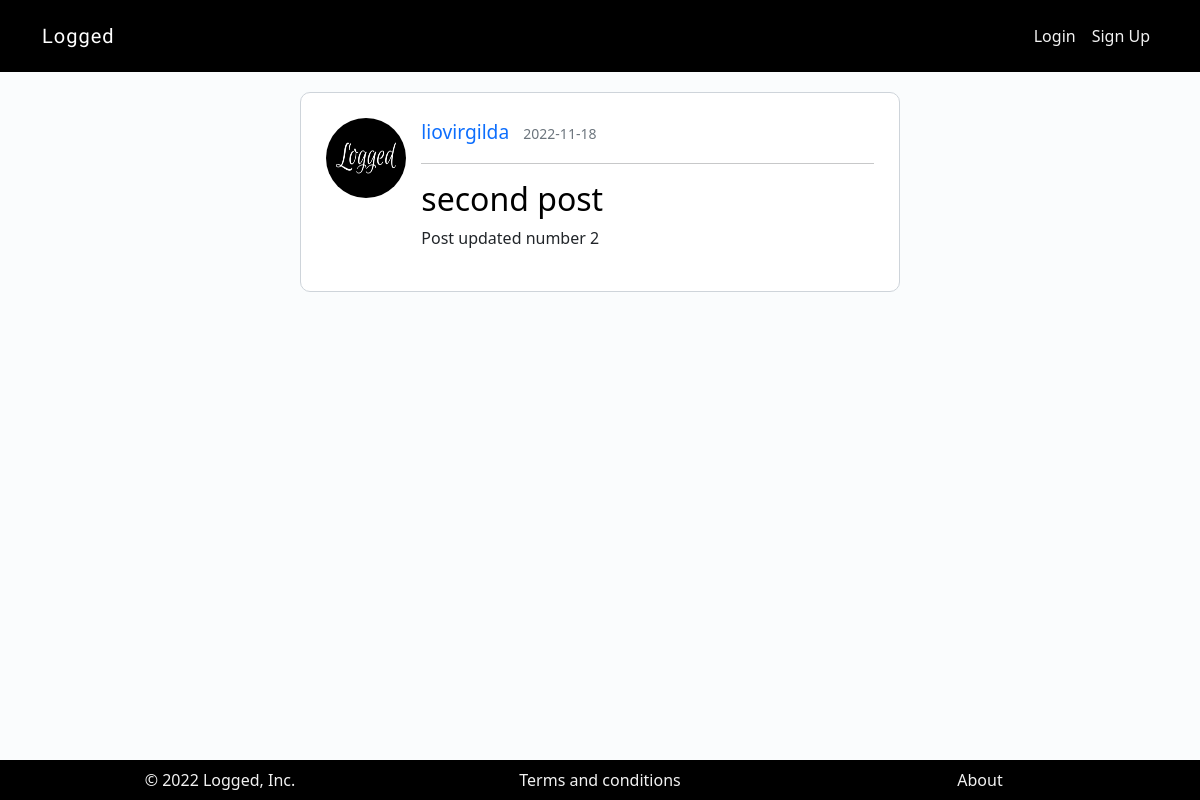
/post/1, run on an earlier commit of the app's database.
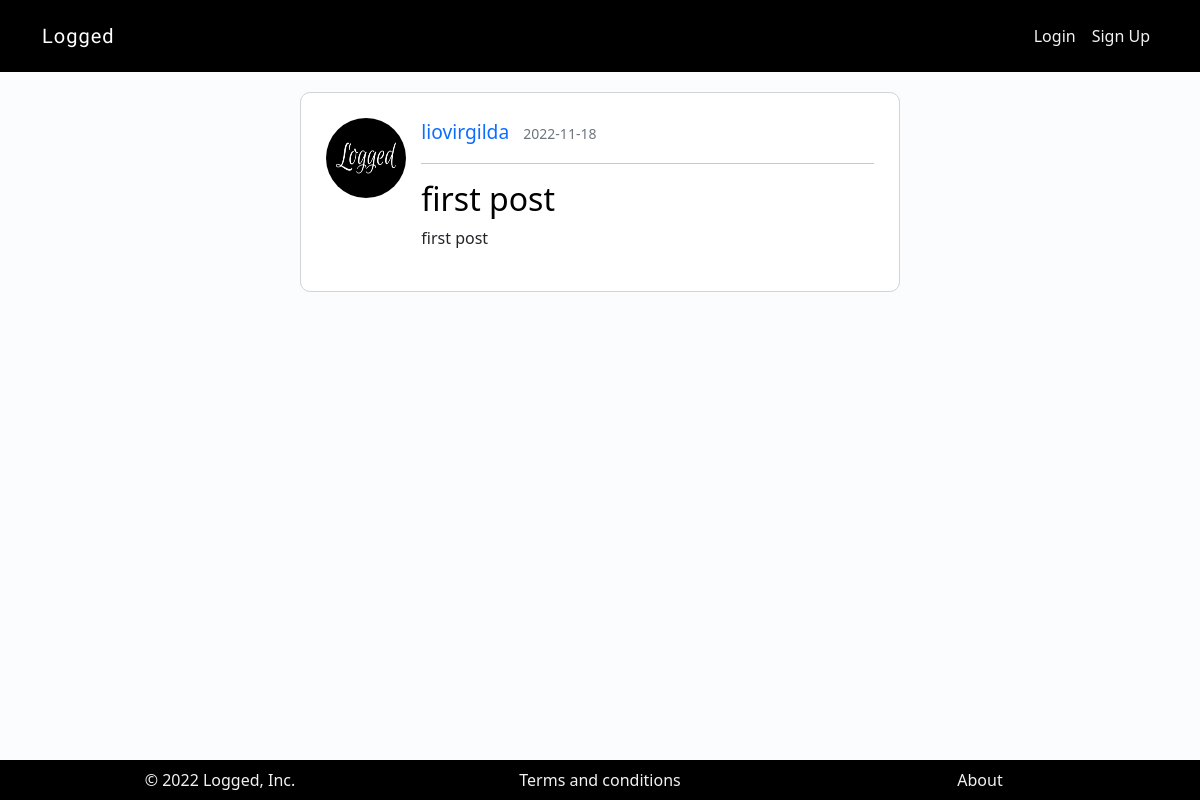
And on a later commit of the database.
### blogapp/models.py (models this page shows, shortened)
class User(db.Model):
    id = db.Column(db.Integer, primary_key=True)
    name = db.Column(db.String, nullable=False)
    username = db.Column(db.String, unique=True, nullable=False)
    email = db.Column(db.String, unique=True, nullable=False)
    password = db.Column(db.String(40), nullable=False)
    profile_picture = db.Column(db.String, nullable=False, default="default.jpeg")
    summary = db.Column(db.String)
    posts = db.relationship("Post", backref="author", lazy=True)

class Post(db.Model):
    id = db.Column(db.Integer, primary_key=True)
    title = db.Column(db.String(100), nullable=False)
    postedOn = db.Column(db.DateTime, nullable=False, default=datetime.utcnow)
    text = db.Column(db.Text, nullable=False)
    user_id = db.Column(db.Integer, db.ForeignKey("user.id"), nullable=False)

### blogapp/routes.py (the view)
@app.route("/post/<int:id>")
def singlepost(id):
    post = db.session.execute(db.select(Post).where(
            Post.id == id)).scalar()
    return render_template("post.html", post = post)

### blogapp/templates/post.html (shortened to what this page needs)
{% extends 'layout.html' %}
{% block content %}
<div class="container posts">
    <div class="row">
        <div class="col-3 col-md-2">
            <img class="picture_post" src="../static/uploads/{{post.author.profile_picture}}" alt="Profile Picture">
        </div>
        <div class="col-9 col-md-10">
            <div>
                <a class="post-author mr-2" href="/{{post.user_id}}">{{ post.author.name }}</a>
                <small class="text-muted">{{ post.postedOn.strftime("%Y-%m-%d") }}</small>
            </div>
            <hr>
            <div class="post-text">
                <h2><a class="post-title" href="/post/{{post.id}}">{{ post.title }}</a></h2>
                <p class="post-content">{{ post.text }}</p>
            </div>
        </div>
    </div>
</div>
{% endblock %}

### blogapp/templates/layout.html (shortened to what this page needs)
<!DOCTYPE html>
<html lang="en">
<head>
    <link href="https://cdn.jsdelivr.net/npm/bootstrap@5.2.2/dist/css/bootstrap.min.css" rel="stylesheet"
>
    <link rel="stylesheet" href="{{url_for('static', filename='css/style.css')}}">
</head>
<body>
    <header>
        <nav class="navbar navbar-expand-lg navbar-dark bg-layout py-3 ">
            <div class="container">
              <a class="navbar-brand" href="{{url_for('homepage')}}">Logged</a>
              <div class="collapse navbar-collapse" id="navbarNav">
                <ul class="navbar-nav ms-auto">
                  {% if session["username"] %}
                  <li class="nav-item">
                    <a class="nav-link" href="{{url_for('newpost')}}">New Post</a>
                  </li>
                  <li class="nav-item">
                    <a class="nav-link" href="{{url_for('account')}}">Account</a>
                  </li>
                  <li class="nav-item">
                    <a class="nav-link" href="{{url_for('logout')}}">Logout</a>
                  </li>
                  {% else %}
                  <li class="nav-item">
                    <a class="nav-link" href="{{url_for('login')}}">Login</a>
                  </li>
                  <li class="nav-item">
                    <a class="nav-link" href="{{url_for('signup')}}">Sign Up</a>
                  </li>
                  {% endif %}
                </ul>
              </div>
            </div>
          </nav>
    </header>
    <section>
    {% block content%}
    {% endblock %}
    </section>
    <footer class="bg-layout fixed-bottom py-2">
      <div class="container">
        <div class="row text-center">
          <div class="footer-items col-sm-4">&copy; 2022 Logged, Inc.</div>
          <div class="footer-items col-sm-4"><a href="#" target="_blank">Terms and conditions</a> </div>
          <div class="footer-items col-sm-4"><a href="#" target="_blank">About</a></div>
        </div>
      </div>
    </footer>
</body>
</html>

### blogapp/static/css/style.css (style rules this page uses)
body { background-color: #fafcfd; }
.signup, .login, .account, .homepage, .posts { margin: 50px auto; width: 70%; padding: 20px; border: 1px solid #ced4da; border-radius: 10px; background-color: #ffffff; }
.navbar-brand { font-family: "Rubik Distressed", cursive; font-size: 20px; letter-spacing: 1px; }
.bg-layout { background-color: #000; }
.footer-items, .footer-items a, a.nav-link { color: #f2f2f2; text-decoration: none; }
.posts { margin: 20px auto; }
.picture_post { width:50px; height:50px; border-radius: 50%; }
.post-author { font-size: 1.2em; padding-right: 10px; text-decoration: none; }
.post-title { text-decoration: none; color: #000; }
@media only screen and (min-width: 768px) { .signup, .login, .homepage, .posts { width: 50%; padding: 25px; } }
@media only screen and (min-width: 992px) { .picture_post { width: 80px; height: 80px; } }

What changed in the data, as far as the page shows it:
changed Post: title "second post" → "first post"; text "Post updated number 2" → "first post"
